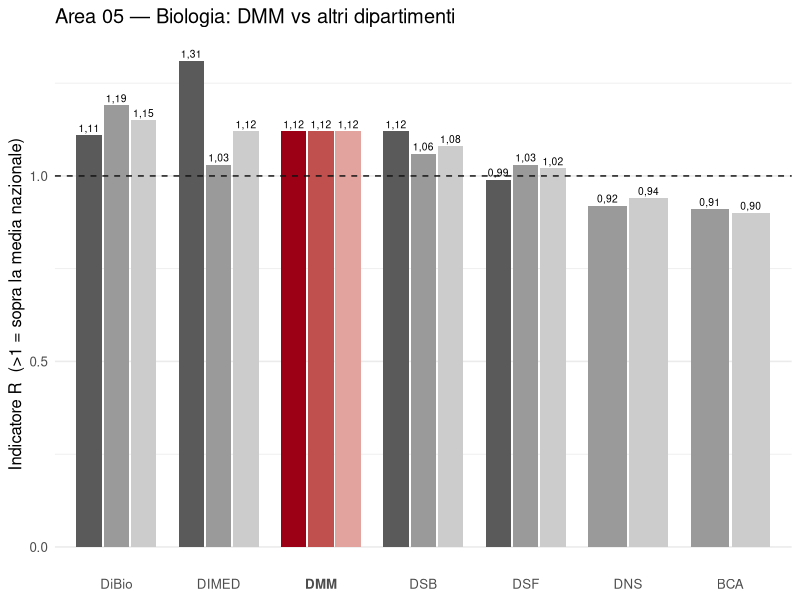
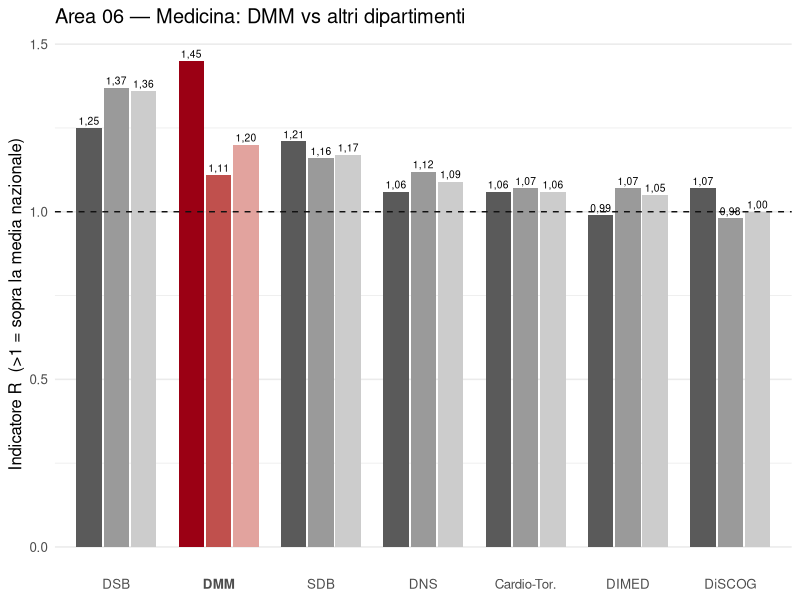
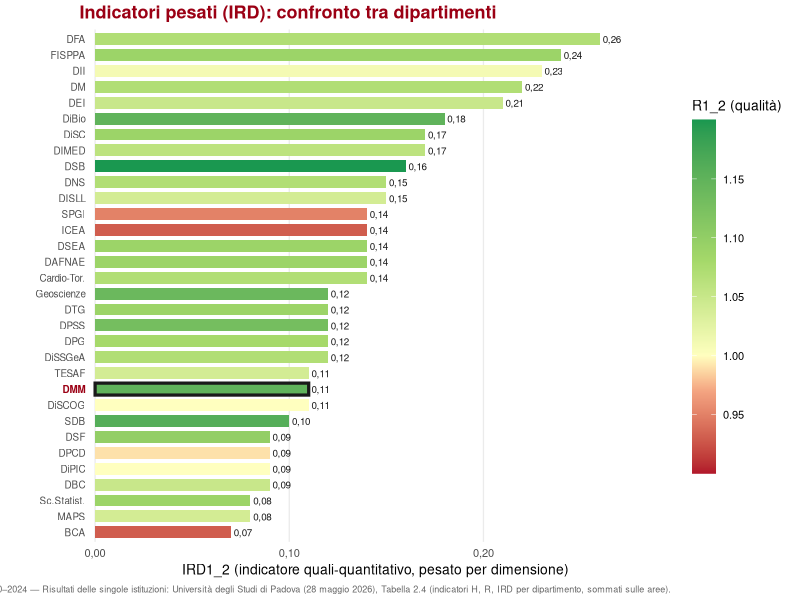
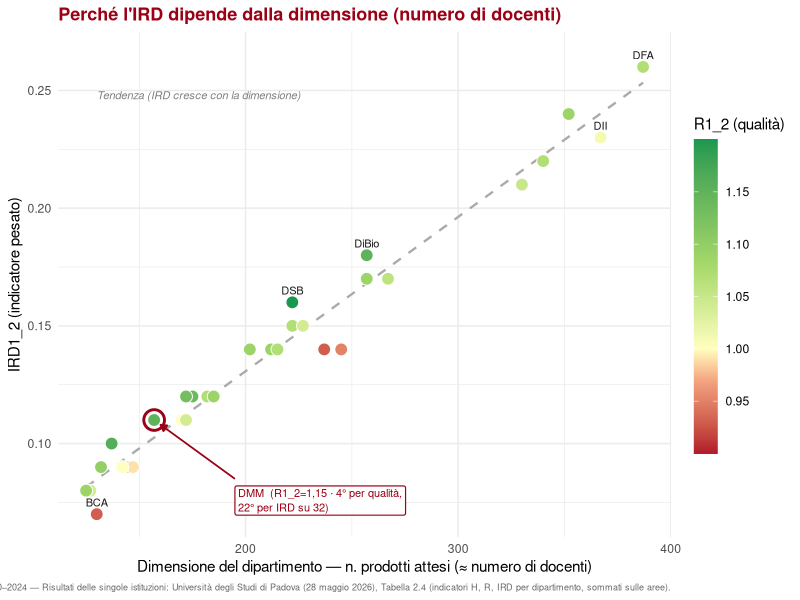
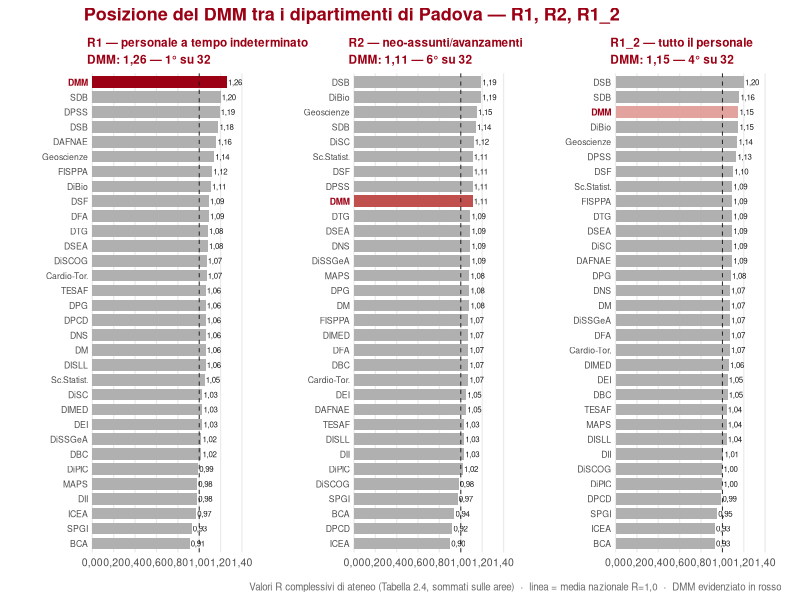

The R source for these figures, in order:
###############################################################################
# VQR 2020–2024 — Pipeline di analisi e visualizzazione (R)
#
# Replica in R del flusso usato per il Dipartimento di Medicina Molecolare (DMM):
#   1. Estrazione del testo dal PDF ANVUR  (pdftools)
#   2. Parsing delle tabelle per dipartimento  (stringr / regex)
#   3. Riordino dei dati  (dplyr / tidyr)
#   4. Visualizzazioni  (ggplot2)
#   5. (Opzionale) export in PowerPoint  (officer)
#
# Fonte dati: ANVUR, VQR 2020–2024 — Risultati delle singole istituzioni:
#             Università degli Studi di Padova (28 maggio 2026).
#   Tab. 2.1 = R1 (personale a tempo indeterminato)   [per area]
#   Tab. 2.2 = R2 (neo-assunti / avanzamenti)          [per area]
#   Tab. 2.3 = R1_2 (tutto il personale)               [per area]
#   Tab. 2.4 = H, R, IRD per dipartimento              [sommati sulle aree]
#
# NOTA: il parsing del PDF (sezione 2) dipende da come `pdftools` rende il
# testo, che può differire leggermente da altri estrattori: le regex potrebbero
# richiedere piccoli aggiustamenti. Per garantire risultati riproducibili, lo
# script per default carica i CSV già verificati (vqr_area_data.csv,
# vqr_ird_data.csv). Imposta USE_PDF <- TRUE per estrarre direttamente dal PDF.
###############################################################################

# ------------------------------------------------------------------ #
# 0. Setup
# ------------------------------------------------------------------ #
pkgs <- c("pdftools", "stringr", "dplyr", "tidyr", "ggplot2", "patchwork", "forcats", "scales")
to_install <- setdiff(pkgs, rownames(installed.packages()))
if (length(to_install)) install.packages(to_install)
invisible(lapply(pkgs, library, character.only = TRUE))

USE_PDF  <- FALSE   # TRUE = estrai dal PDF; FALSE = usa i CSV verificati
PDF_PATH <- "Padova_Rapporto_Istituzione_VQR_2020_2024.pdf"
OUT_DIR  <- "figure_vqr"
if (!dir.exists(OUT_DIR)) dir.create(OUT_DIR)

# Palette istituzionale (UniPD)
RED   <- c(R1 = "#9B0014", R2 = "#C0504D", R1_2 = "#E2A39E")  # DMM (sfumature di rosso)
GRAY  <- c(R1 = "#5A5A5A", R2 = "#9A9A9A", R1_2 = "#CCCCCC")  # altri dipartimenti
INK   <- "#1A1A1A"; REF_LINE <- "#111111"
it_num <- scales::label_number(accuracy = 0.01, decimal.mark = ",")  # virgola decimale

# ------------------------------------------------------------------ #
# 1–2. Estrazione + parsing dal PDF  (opzionale)
# ------------------------------------------------------------------ #
parse_area_tables <- function(pdf_path) {
  # Tab. 2.1/2.2/2.3 sono su queste pagine (1-based) del rapporto Padova:
  page_sets <- list(R1 = 12:13, R2 = 14:16, R1_2 = 17:20)
  # n. complessivo di dipartimenti per area (denominatore di graduatoria),
  # usato per isolare le righe della tabella corretta:
  denom <- list(R1 = c(`05` = 140, `06` = 151),
                R2 = c(`05` = 185, `06` = 176),
                R1_2 = c(`05` = 211, `06` = 189))
  txt_all <- pdf_text(pdf_path)
  # riga tabella: v  n  I  R  pos  num_dip  quartile  pos_q  num_q  (preceduta da area+nome)
  pat <- "([56])\\s+([A-ZÀ-Ü][^0-9]*?)\\s+(\\d{1,3},\\d\\d)\\s+(\\d+)\\s+(\\d,\\d\\d)\\s+([012],\\d\\d)\\s+(\\d+)\\s+(\\d+)\\s+([1-4])\\s+(\\d+)\\s+(\\d+)"
  out <- list()
  for (ind in names(page_sets)) {
    txt <- paste(txt_all[page_sets[[ind]]], collapse = " ")
    txt <- str_squish(txt)
    mm  <- str_match_all(txt, pat)[[1]]
    if (nrow(mm) == 0) next
    df <- tibble(
      indicatore  = ind,
      area        = paste0("0", mm[, 2]),
      dipartimento= str_squish(mm[, 3]),
      n           = as.integer(mm[, 5]),
      R           = as.numeric(sub(",", ".", mm[, 6])),
      pos         = as.integer(mm[, 8]),
      num_dip     = as.integer(mm[, 9]),
      quartile    = as.integer(mm[, 10])
    )
    # tieni solo le righe con il denominatore d'area atteso, deduplica per nome
    keep <- mapply(function(a, nd) nd == denom[[ind]][[sub("^0", "0", a)]],
                   df$area, df$num_dip)
    df <- df[keep, ]
    df <- df[!duplicated(paste(df$area, df$dipartimento)), ]
    out[[ind]] <- df
  }
  bind_rows(out)
}

parse_ird_table <- function(pdf_path) {
  txt <- str_squish(paste(pdf_text(pdf_path)[21:23], collapse = " "))
  # 11 numeri per riga: n  mob  H1 R1 IRD1  H2 R2 IRD2  H1_2 R1_2 IRD1_2
  pat <- "(\\d{2,4}) (\\d{1,4}) ([01],\\d\\d) ([012],\\d\\d) ([01],\\d\\d) ([01],\\d\\d) ([012],\\d\\d) ([01],\\d\\d) ([01],\\d\\d) ([012],\\d\\d) ([01],\\d\\d)"
  mm <- str_match_all(txt, pat)[[1]]
  # I nomi nel PDF vanno spesso a capo: in produzione mappare via dizionario di
  # sotto-stringhe (come nello script Python). Qui si raccomanda il CSV.
  num <- function(j) as.numeric(gsub(",", ".", mm[, j]))
  tibble(n_attesi = as.integer(mm[, 2]), n_mobilita = as.integer(mm[, 3]),
         H1 = num(4), R1 = num(5), IRD1 = num(6),
         H2 = num(7), R2 = num(8), IRD2 = num(9),
         H1_2 = num(10), R1_2 = num(11), IRD1_2 = num(12))
}

# ------------------------------------------------------------------ #
# Caricamento dati (CSV verificati per default)
# ------------------------------------------------------------------ #
if (USE_PDF) {
  area_df <- parse_area_tables(PDF_PATH)
  ird_df  <- parse_ird_table(PDF_PATH)   # nomi da completare via dizionario
} else {
  area_df <- readr::read_delim("vqr_area_data.csv", delim = ";", show_col_types = FALSE)
  ird_df  <- readr::read_delim("vqr_ird_data.csv", delim = ";", show_col_types = FALSE)
}

# sigle brevi per le etichette dei grafici per-area
sigle <- c(
  "BIOLOGIA (DiBio)" = "DiBio", "BIOMEDICINA COMPARATA E ALIMENTAZIONE (BCA)" = "BCA",
  "MEDICINA - DIMED" = "DIMED", "MEDICINA MOLECOLARE - DMM" = "DMM",
  "NEUROSCIENZE - DNS" = "DNS", "SCIENZE BIOMEDICHE - DSB" = "DSB",
  "SCIENZE DEL FARMACO - DSF" = "DSF", "SALUTE DELLA DONNA E DEL BAMBINO - SDB" = "SDB",
  "SCIENZE CARDIO- TORACO-VASCOLARI E SANITA' PUBBLICA" = "Cardio-Tor.",
  "SCIENZE CHIRURGICHE ONCOLOGICHE E GASTROENTEROLOGICHE- DiSCOG" = "DiSCOG"
)
area_df <- area_df %>%
  mutate(sigla = ifelse(dipartimento %in% names(sigle), sigle[dipartimento], dipartimento),
         is_dmm = str_detect(dipartimento, "MOLECOLARE"),
         indicatore = factor(indicatore, levels = c("R1", "R2", "R1_2")))

# ------------------------------------------------------------------ #
# 3–4. VISUALIZZAZIONI
# ------------------------------------------------------------------ #

## (A) Barre raggruppate per area: DMM in rosso, altri in grigio -----------
plot_area <- function(area_code, titolo) {
  d <- area_df %>% filter(area == area_code)
  ord <- d %>% filter(indicatore == "R1_2") %>% arrange(desc(R)) %>% pull(sigla)
  ord <- union(ord, unique(d$sigla))
  d <- d %>% mutate(sigla = factor(sigla, levels = ord),
                    grp = paste0(ifelse(is_dmm, "DMM_", "ALT_"), indicatore))
  pal <- c(DMM_R1 = unname(RED["R1"]), DMM_R2 = unname(RED["R2"]), DMM_R1_2 = unname(RED["R1_2"]),
           ALT_R1 = unname(GRAY["R1"]), ALT_R2 = unname(GRAY["R2"]), ALT_R1_2 = unname(GRAY["R1_2"]))
  ggplot(d, aes(sigla, R, group = indicatore, fill = grp)) +
    geom_col(position = position_dodge(width = 0.8), width = 0.75) +
    geom_hline(yintercept = 1, linetype = "dashed", color = REF_LINE) +
    geom_text(aes(label = it_num(R)),
              position = position_dodge(width = 0.8), vjust = -0.4, size = 2.6) +
    scale_fill_manual(values = pal, guide = "none") +
    labs(title = titolo, x = NULL,
         y = "Indicatore R  (>1 = sopra la media nazionale)") +
    theme_minimal(base_size = 12) +
    theme(panel.grid.major.x = element_blank(),
          axis.text.x = element_text(face = ifelse(levels(d$sigla) == "DMM", "bold", "plain")))
}
ggsave(file.path(OUT_DIR, "area05_R.png"),
       plot_area("5", "Area 05 — Biologia: DMM vs altri dipartimenti"),
       width = 11.5, height = 5.4, dpi = 200)
ggsave(file.path(OUT_DIR, "area06_R.png"),
       plot_area("6", "Area 06 — Medicina: DMM vs altri dipartimenti"),
       width = 11.5, height = 5.4, dpi = 200)

## (B) Classifica IRD1_2 tra i 32 dipartimenti (colore = qualità R1_2) ------
ird_df    <- ird_df |> mutate(is_dmm = str_detect(dipartimento, "MOLECOLARE"))
ird_sorted <- ird_df |> mutate(lbl_fct = fct_reorder(sigla, IRD1_2))

p_ird <- ggplot(ird_sorted, aes(x = IRD1_2, y = lbl_fct)) +
  # All bars — gradient fill, no border
  geom_col(aes(fill = R1_2), width = 0.75, color = NA) +
  # DMM bar second — adds visible dark border without losing the gradient fill
  geom_col(data = filter(ird_sorted, is_dmm),
           aes(fill = R1_2), width = 0.75, color = "#1A1A1A", linewidth = 1.1) +
  # Custom y-axis labels: DMM in red bold via geom_text aesthetics
  geom_text(
    aes(x = -0.005, y = lbl_fct,
        label = as.character(lbl_fct),
        color = is_dmm,
        fontface = ifelse(is_dmm, "bold", "plain")),
    hjust = 1, size = 2.5
  ) +
  geom_text(aes(label = it_num(IRD1_2)), hjust = -0.15, size = 2.5, color = INK) +
  scale_fill_gradientn(
    colors = c("#B2182B","#F4A582","#FFFFBF","#A6D96A","#1A9850"),
    values = scales::rescale(c(0.90, 0.97, 1.00, 1.08, 1.20)),
    name = "R1_2 (qualità)",
    breaks = c(0.95, 1.00, 1.05, 1.10, 1.15),
    limits = c(0.90, 1.20)
  ) +
  scale_color_manual(values = c("FALSE" = "gray30", "TRUE" = "#9B0014"), guide = "none") +
  scale_x_continuous(
    limits = c(-0.008, 0.285),
    labels = function(x) ifelse(x < 0, "", it_num(x)),
    expand = expansion(mult = c(0, 0.04))
  ) +
  coord_cartesian(clip = "off") +
  labs(
    title   = "Indicatori pesati (IRD): confronto tra dipartimenti",
    x       = "IRD1_2 (indicatore quali-quantitativo, pesato per dimensione)",
    y       = NULL,
    caption = "Fonte: ANVUR, VQR 2020–2024 — Risultati delle singole istituzioni: Università degli Studi di Padova (28 maggio 2026), Tabella 2.4 (indicatori H, R, IRD per dipartimento, sommati sulle aree)."
  ) +
  theme_minimal(base_size = 10) +
  theme(
    plot.title         = element_text(color = "#9B0014", face = "bold", size = 13),
    axis.text.y        = element_blank(),
    axis.ticks.y       = element_blank(),
    panel.grid.major.y = element_blank(),
    panel.grid.minor   = element_blank(),
    legend.position    = "right",
    legend.key.height  = unit(1.8, "cm"),
    plot.caption       = element_text(size = 6.5, color = "gray40"),
    plot.margin        = margin(t = 4, r = 8, b = 4, l = 55)
  )
ggsave(file.path(OUT_DIR, "ird_rank_R.png"), p_ird, width = 8.8, height = 8, dpi = 200)

## (C) Scatter dimensione vs IRD: l'IRD dipende dal numero di docenti --------
dmm_sc <- ird_df |>
  mutate(rk_ird = rank(desc(IRD1_2), ties.method = "first"),
         rk_r12 = rank(desc(R1_2),   ties.method = "first")) |>
  filter(is_dmm)

# Annotation anchor (text box lower-right of DMM point, arrow to point)
ann_x_sc <- 195; ann_y_sc <- 0.082
ann_lbl_sc <- paste0(
  "DMM  (R1_2=", it_num(dmm_sc$R1_2), " \u00b7 ",
  dmm_sc$rk_r12, "\u00b0 per qualit\u00e0,\n",
  dmm_sc$rk_ird, "\u00b0 per IRD su 32)"
)

p_sc <- ggplot(ird_df, aes(n_attesi, IRD1_2)) +
  geom_smooth(method = "lm", se = FALSE,
              linetype = "dashed", color = "#AAAAAA", linewidth = 0.8) +
  annotate("text", x = 130, y = 0.248,
           label = "Tendenza (IRD cresce con la dimensione)",
           hjust = 0, size = 2.8, color = "gray50", fontface = "italic") +
  geom_point(aes(fill = R1_2), shape = 21, size = 4, color = "white") +
  geom_point(data = filter(ird_df, is_dmm),
             shape = 21, size = 6, color = "#9B0014", fill = NA, stroke = 1.5) +
  # Arrow from text anchor to DMM point
  annotate("segment",
           x = ann_x_sc, xend = dmm_sc$n_attesi + 3,
           y = ann_y_sc + 0.003, yend = dmm_sc$IRD1_2 - 0.002,
           color = "#9B0014", linewidth = 0.6,
           arrow = arrow(length = unit(5, "pt"), type = "closed")) +
  # DMM annotation label box
  annotate("label",
           x = ann_x_sc, y = ann_y_sc,
           label = ann_lbl_sc,
           color = "#9B0014", fill = "white",
           label.color = "#9B0014", label.size = 0.4,
           size = 2.8, hjust = 0, vjust = 1, lineheight = 1.1) +
  # Labels for key departments
  ggrepel::geom_text_repel(
    data = filter(ird_df, sigla %in% c("DFA", "DII", "DSB", "DiBio", "BCA")),
    aes(label = sigla), size = 2.8, color = INK,
    nudge_y = 0.005, segment.color = "gray60", segment.size = 0.3,
    min.segment.length = 0.2, box.padding = 0.3, point.padding = 0.2,
    seed = 42
  ) +
  scale_fill_gradientn(
    colors = c("#B2182B","#F4A582","#FFFFBF","#A6D96A","#1A9850"),
    values = scales::rescale(c(0.90, 0.97, 1.00, 1.08, 1.20)),
    name = "R1_2 (qualit\u00e0)",
    breaks = c(0.95, 1.00, 1.05, 1.10, 1.15),
    limits = c(0.90, 1.20)
  ) +
  labs(
    title   = "Perch\u00e9 l'IRD dipende dalla dimensione (numero di docenti)",
    x       = "Dimensione del dipartimento \u2014 n. prodotti attesi (\u2248 numero di docenti)",
    y       = "IRD1_2 (indicatore pesato)",
    caption = "Fonte: ANVUR, VQR 2020\u20132024 \u2014 Risultati delle singole istituzioni: Universit\u00e0 degli Studi di Padova (28 maggio 2026), Tabella 2.4 (indicatori H, R, IRD per dipartimento, sommati sulle aree)."
  ) +
  theme_minimal(base_size = 11) +
  theme(
    plot.title        = element_text(color = "#9B0014", face = "bold", size = 13),
    plot.caption      = element_text(size = 6.5, color = "gray40"),
    legend.key.height = unit(1.6, "cm")
  )
ggsave(file.path(OUT_DIR, "ird_scatter_R.png"), p_sc, width = 9.2, height = 5.6, dpi = 200)

## (D) Posizione del DMM su R1, R2, R1_2 (32 dip.): DMM rosso, altri grigio --
# Ranks for panel subtitles (ties.method = "first" matches ANVUR ordering)
dmm_vals_rank <- ird_df |>
  mutate(across(c(R1, R2, R1_2),
                \(x) rank(desc(x), ties.method = "first"), .names = "rk_{.col}")) |>
  filter(is_dmm) |>
  select(R1, R2, R1_2, rk_R1, rk_R2, rk_R1_2)

panel_labels_rank <- c(
  R1   = paste0("R1 — personale a tempo indeterminato\nDMM: ",
                it_num(dmm_vals_rank$R1),   " — ", dmm_vals_rank$rk_R1,   "° su 32"),
  R2   = paste0("R2 — neo-assunti/avanzamenti\nDMM: ",
                it_num(dmm_vals_rank$R2),   " — ", dmm_vals_rank$rk_R2,   "° su 32"),
  R1_2 = paste0("R1_2 — tutto il personale\nDMM: ",
                it_num(dmm_vals_rank$R1_2), " — ", dmm_vals_rank$rk_R1_2, "° su 32")
)

# One sub-plot per indicator; combined with patchwork so each has its own axis
make_rank_panel <- function(col, color, strip_title) {
  d <- ird_df |>
    transmute(R = .data[[col]], is_dmm,
              lbl_fct = fct_reorder(sigla, R),
              fill    = ifelse(is_dmm, color, "#B0B0B0"))
  ggplot(d, aes(x = R, y = lbl_fct, fill = fill)) +
    geom_col(width = 0.78) +
    # Custom y-labels: DMM in red bold via color/fontface aesthetics
    geom_text(
      aes(x = -0.04, y = lbl_fct, label = as.character(lbl_fct),
          color = is_dmm, fontface = ifelse(is_dmm, "bold", "plain")),
      hjust = 1, size = 2.2) +
    geom_text(aes(label = it_num(R)), hjust = -0.08, size = 2.0, color = INK) +
    geom_vline(xintercept = 1, linetype = "dashed", color = REF_LINE, linewidth = 0.3) +
    scale_fill_identity() +
    scale_color_manual(values = c("FALSE" = "gray30", "TRUE" = "#9B0014"), guide = "none") +
    scale_x_continuous(breaks = seq(0, 1.4, 0.2), limits = c(-0.05, 1.52),
                       labels = function(x) ifelse(x < 0, "", it_num(x)),
                       expand = expansion(mult = c(0, 0.02))) +
    coord_cartesian(clip = "off") +
    labs(title = strip_title, x = NULL, y = NULL) +
    theme_minimal(base_size = 9.5) +
    theme(plot.title = element_text(color = "#9B0014", face = "bold",
                                    size = 8.5, lineheight = 1.2),
          axis.text.y = element_blank(), axis.ticks.y = element_blank(),
          panel.grid.major.y = element_blank(), panel.grid.minor = element_blank(),
          plot.margin = margin(t = 4, r = 8, b = 4, l = 55))
}

p_rank <- (
  make_rank_panel("R1",   unname(RED["R1"]),   panel_labels_rank["R1"])   |
  make_rank_panel("R2",   unname(RED["R2"]),   panel_labels_rank["R2"])   |
  make_rank_panel("R1_2", unname(RED["R1_2"]), panel_labels_rank["R1_2"])
) + patchwork::plot_annotation(
  title   = "Posizione del DMM tra i dipartimenti di Padova — R1, R2, R1_2",
  caption = "Valori R complessivi di ateneo (Tabella 2.4, sommati sulle aree)  ·  linea = media nazionale R=1,0  ·  DMM evidenziato in rosso",
  theme   = theme(plot.title   = element_text(color = "#9B0014", face = "bold", size = 13),
                  plot.caption = element_text(size = 7, color = "gray40"))
)
ggsave(file.path(OUT_DIR, "rank_R1_R2_R12_R.png"), p_rank, width = 14, height = 7.5, dpi = 200)

# ------------------------------------------------------------------ #
# 5. (Opzionale) export in PowerPoint con officer
# ------------------------------------------------------------------ #
# library(officer)
# doc <- read_pptx()  # oppure read_pptx("TemplatePPT_Dipartimento_Medicina_molecolare.pptx")
# add_fig <- function(doc, png, titolo) {
#   doc <- add_slide(doc, layout = "Title and Content", master = "Office Theme")
#   doc <- ph_with(doc, titolo, location = ph_location_type("title"))
#   ph_with(doc, external_img(png, width = 11, height = 5.3),
#           location = ph_location(left = 1, top = 1.6))
# }
# for (f in c("area05_R.png","area06_R.png","rank_R1_R2_R12_R.png",
#             "ird_rank_R.png","ird_scatter_R.png"))
#   doc <- add_fig(doc, file.path(OUT_DIR, f), tools::file_path_sans_ext(basename(f)))
# print(doc, target = "DMM_VQR_R.pptx")

message("Fatto. Figure salvate in: ", normalizePath(OUT_DIR))
